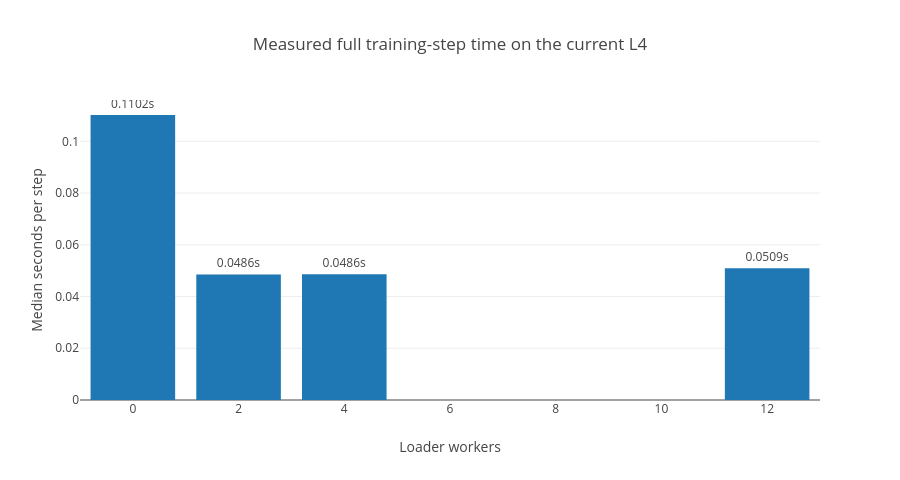

The notebook cell this image was saved under:
### Code cell
fig = go.Figure(
    go.Bar(
        x=loader["workers"].astype(str),
        y=loader["seconds"],
        text=loader["seconds"].map(lambda value: f"{value:.4f}s"),
        textposition="outside",
    )
)
fig.update_layout(
    title="Measured full training-step time on the current L4",
    xaxis_title="Loader workers",
    yaxis_title="Median seconds per step",
    width=900,
    height=480,
    template=None,
)
fig.show()
print("ARCHITECTURE_PROGRESS_SNAPSHOT_COMPLETE")

### Figure 1 — Plotly figure (JSON) as saved in the notebook; plotly's stock layout.template omitted (floating-point values rounded to 4 significant figures)
{"data": [{"type": "bar", "x": ["0", "2", "4", "12"], "y": [0.1102, 0.04855, 0.04862, 0.0509], "text": ["0.1102s", "0.0486s", "0.0486s", "0.0509s"], "textposition": "outside"}], "layout": {"title": {"text": "Measured full training-step time on the current L4"}, "width": 900, "height": 480, "xaxis": {"title": {"text": "Loader workers"}}, "yaxis": {"title": {"text": "Median seconds per step"}}}}
